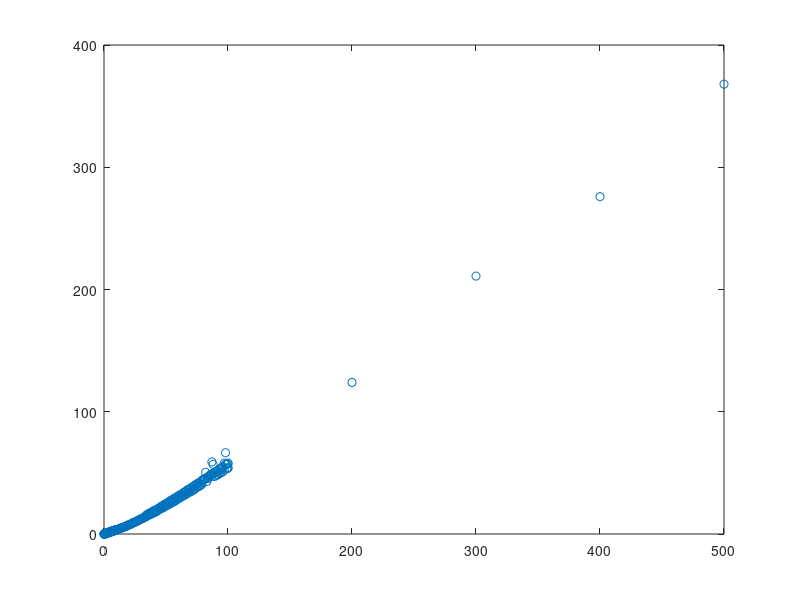

This figure's MATLAB source: (Note: this script raises an error after producing the figure.)
addpath('../../../scripts/octave');
destdir = "../../../../latex/images";
relImgDir = "images";

b = load("ws50r0.1-1.csv");
b = [b;load("ws50r0.1-2.csv")];

npart = b(:,1);
nbox = b(:,2) .^ 3;
ips = b(:,3);

msPerIter = 1000 ./ ips;

plot(npart / 1000, msPerIter, "o");
%axis([0,1,0,4],'autox');

name='linearComplexityR0p1';
ylabrule='0.3cm';
xlab='Number of particles $\times$ 1000)';
ylab='Milliseconds per iteration';
width='700';
height='500';
makeGraph(name,destdir,relImgDir,xlab,ylab,ylabrule,width,height);


plot(npart / 1000, nbox / 1000, "o");

name='idealNboxR0p1';
ylabrule='0.3cm';
xlab='Number of particles $\times$ 1000';
ylab='Ideal number of boxes $\times$ 1000';
width='700';
height='500';
makeGraph(name,destdir,relImgDir,xlab,ylab,ylabrule,width,height);


